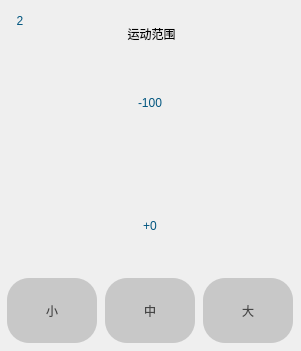
     <widget class="QWidget" name="widget_6" native="true">
      <property name="geometry">
       <rect>
        <x>343</x>
        <y>160</y>
        <width>301</width>
        <height>351</height>
       </rect>
      </property>
      <property name="styleSheet">
       <string notr="true">#widget_6{

border-style:dashed;
border-width:3px ;
border-color: rgb(181, 181, 181);
border-radius:15px ;
}
#label_r_5{

/*180, 37, 37*/
font:24pt &quot;华光胖头鱼_CNKI&quot;;
color: rgb(141, 141, 141);
}

</string>
      </property>
      <widget class="QLabel" name="label_r_5">
       <property name="geometry">
        <rect>
         <x>10</x>
         <y>6</y>
         <width>20</width>
         <height>30</height>
        </rect>
       </property>
       <property name="styleSheet">
        <string notr="true">#label_r_5{

/*180, 37, 37*/
font:24pt &quot;华光胖头鱼_CNKI&quot;;
color: rgb(0, 85, 127);
}</string>
       </property>
       <property name="text">
        <string>2</string>
       </property>
       <property name="alignment">
        <set>Qt::AlignCenter</set>
       </property>
      </widget>
      <widget class="QLabel" name="label_21">
       <property name="geometry">
        <rect>
         <x>66</x>
         <y>13</y>
         <width>171</width>
         <height>41</height>
        </rect>
       </property>
       <property name="styleSheet">
        <string notr="true"/>
       </property>
       <property name="text">
        <string>运动范围</string>
       </property>
       <property name="alignment">
        <set>Qt::AlignCenter</set>
       </property>
      </widget>
      <widget class="QWidget" name="widget_10" native="true">
       <property name="geometry">
        <rect>
         <x>0</x>
         <y>45</y>
         <width>301</width>
         <height>351</height>
        </rect>
       </property>
       <property name="styleSheet">
        <string notr="true">#range_change1{
color: rgb(0, 125, 180,80%);
border-radius:25px;
}
#range_change1:pressed{

	color: rgb(0, 80, 117);
}
#range_change2{
color: rgb(0, 125, 180,80%);
border-radius:25px;
}
#range_change2:pressed{

	color: rgb(0, 80, 117);
}
#range_change3{
color: rgb(0, 125, 180,80%);
border-radius:25px;
}
#range_change3:pressed{

	color: rgb(0, 80, 117);
}
#range_change4{
color: rgb(0, 125, 180,80%);
border-radius:25px;
}
#range_change4:pressed{

	color: rgb(0, 80, 117);
}</string>
       </property>
       <widget class="QLabel" name="range1">
        <property name="geometry">
         <rect>
          <x>60</x>
          <y>10</y>
          <width>180</width>
          <height>95</height>
         </rect>
        </property>
        <property name="styleSheet">
         <string notr="true">font: 49pt &quot;华光超粗黑_CNKI&quot;;
color: rgb(0, 85, 127);

</string>
        </property>
        <property name="text">
         <string>-100</string>
        </property>
        <property name="alignment">
         <set>Qt::AlignCenter</set>
        </property>
       </widget>
       <widget class="QLabel" name="label_24">
        <property name="geometry">
         <rect>
          <x>115</x>
          <y>68</y>
          <width>71</width>
          <height>101</height>
         </rect>
        </property>
        <property name="styleSheet">
         <string notr="true">font: 70pt &quot;华光淡古印_CNKI&quot;;
color: rgb(102, 113, 161);</string>
        </property>
        <property name="text">
         <string/>
        </property>
        <property name="alignment">
         <set>Qt::AlignCenter</set>
        </property>
       </widget>
       <widget class="QLabel" name="range_2">
        <property name="geometry">
         <rect>
          <x>60</x>
          <y>135</y>
          <width>180</width>
          <height>91</height>
         </rect>
        </property>
        <property name="styleSheet">
         <string notr="true">font: 49pt &quot;华光超粗黑_CNKI&quot;;
color: rgb(0, 85, 127);</string>
        </property>
        <property name="text">
         <string>+0</string>
        </property>
        <property name="alignment">
         <set>Qt::AlignCenter</set>
        </property>
       </widget>
       <widget class="QPushButton" name="range_s">
        <property name="geometry">
         <rect>
          <x>7</x>
          <y>233</y>
          <width>90</width>
          <height>65</height>
         </rect>
        </property>
        <property name="styleSheet">
         <string notr="true">background-color: rgb(200, 200, 200);
font: 18pt &quot;黑体&quot;;
color: rgb(70, 70, 70);
border-radius:22px;</string>
        </property>
        <property name="text">
         <string>小</string>
        </property>
       </widget>
       <widget class="QPushButton" name="range_m">
        <property name="geometry">
         <rect>
          <x>105</x>
          <y>233</y>
          <width>90</width>
          <height>65</height>
         </rect>
        </property>
        <property name="styleSheet">
         <string notr="true">background-color: rgb(200, 200, 200);
font: 18pt &quot;黑体&quot;;
color: rgb(70, 70, 70);
border-radius:22px;</string>
        </property>
        <property name="text">
         <string>中</string>
        </property>
       </widget>
       <widget class="QPushButton" name="range_b">
        <property name="geometry">
         <rect>
          <x>203</x>
          <y>233</y>
          <width>90</width>
          <height>65</height>
         </rect>
        </property>
        <property name="styleSheet">
         <string notr="true">background-color: rgb(200, 200, 200);
font: 18pt &quot;黑体&quot;;
color: rgb(70, 70, 70);
border-radius:22px;</string>
        </property>
        <property name="text">
         <string>大</string>
        </property>
       </widget>
       <widget class="QPushButton" name="range_change1">
        <property name="geometry">
         <rect>
          <x>10</x>
          <y>32</y>
          <width>55</width>
          <height>55</height>
         </rect>
        </property>
        <property name="styleSheet">
         <string notr="true"/>
        </property>
        <property name="text">
         <string/>
        </property>
       </widget>
       <widget class="QPushButton" name="range_change2">
        <property name="geometry">
         <rect>
          <x>238</x>
          <y>32</y>
          <width>55</width>
          <height>55</height>
         </rect>
        </property>
        <property name="styleSheet">
         <string notr="true"/>
        </property>
        <property name="text">
         <string/>
        </property>
       </widget>
       <widget class="QPushButton" name="range_change3">
        <property name="geometry">
         <rect>
          <x>10</x>
          <y>155</y>
          <width>55</width>
          <height>55</height>
         </rect>
        </property>
        <property name="text">
         <string/>
        </property>
       </widget>
       <widget class="QPushButton" name="range_change4">
        <property name="geometry">
         <rect>
          <x>238</x>
          <y>155</y>
          <width>55</width>
          <height>55</height>
         </rect>
        </property>
        <property name="text">
         <string/>
        </property>
       </widget>
      </widget>
     </widget>
